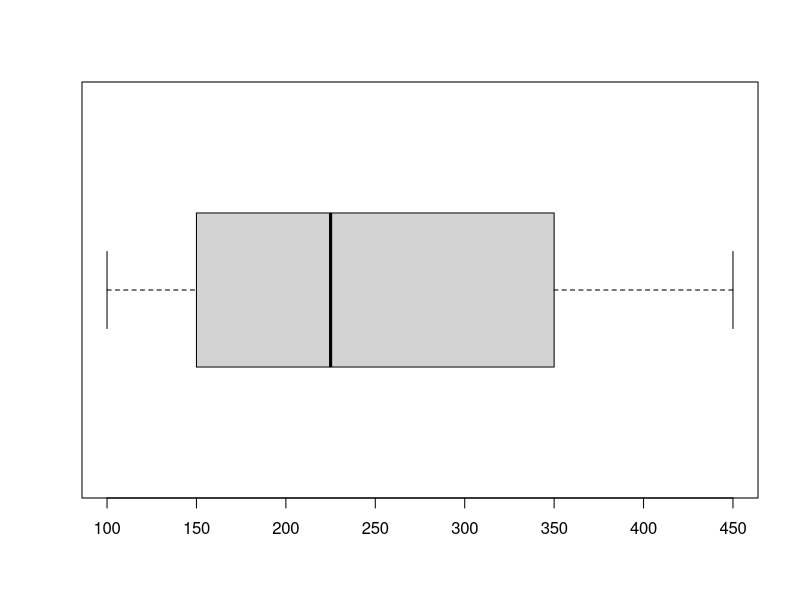
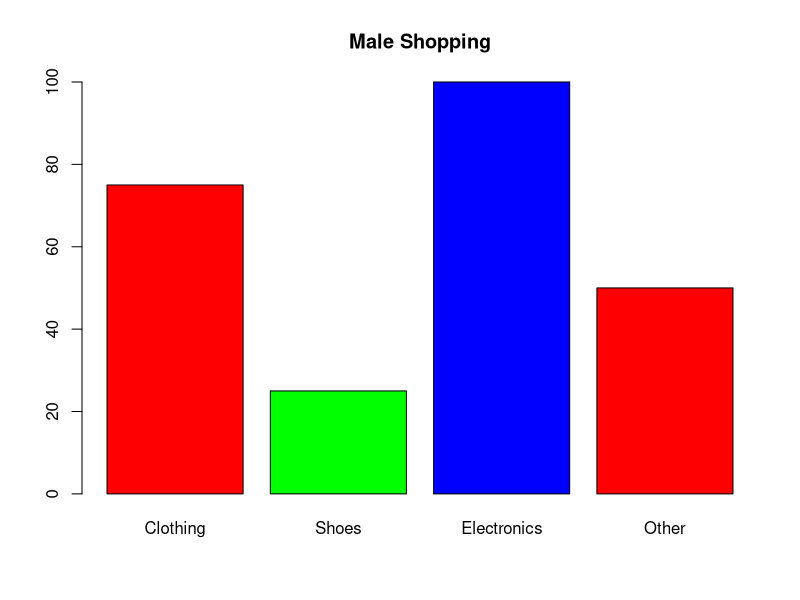
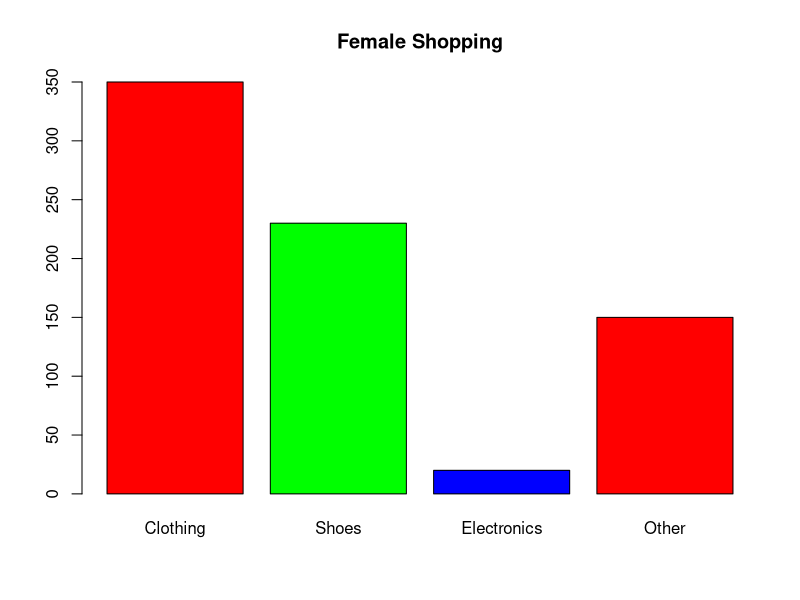

Generate these figures, in order, with R:
money <- c(250, 450, 200, 100)
maleShopping <- c(75, 25, 100, 50)
femaleShopping <- c(350, 230, 20, 150)
itemList <- c("Clothing", "Shoes", "Electronics", "Other")


boxplot(money, horizontal = TRUE)
# Absolute frequency barplot
barplot(maleShopping, main = "Male Shopping", col = rainbow(3), names.arg = itemList)
barplot(femaleShopping, main = "Female Shopping", col = rainbow(3), names.arg = itemList)